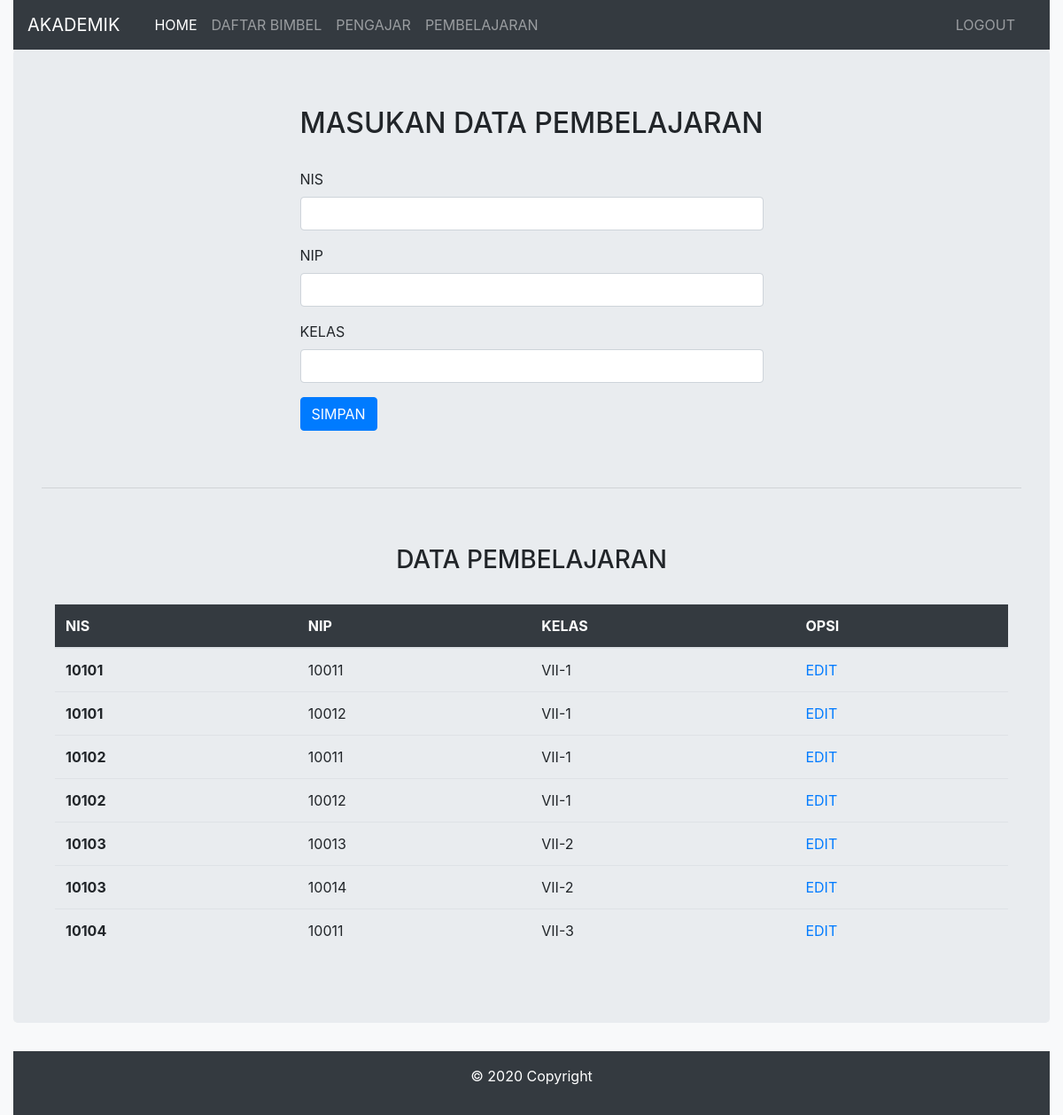
The app's page /admin/form-pembelajaran.php with its own data.
### tables this page shows
CREATE TABLE `pembelajaran` (
  `nis` char(5) NOT NULL,
  `nip` char(5) NOT NULL,
  `kelas` varchar(10) NOT NULL
);

### admin/form-pembelajaran.php (the view, shortened to what this page needs)
<!DOCTYPE html>
<html>
<head>
	<link rel="stylesheet" href="https://stackpath.bootstrapcdn.com/bootstrap/4.5.0/css/bootstrap.min.css">
</head>
<body>
	<div class="container-fluid bg-light">
		<nav class="navbar navbar-expand-lg navbar-dark bg-dark">
			<a class="navbar-brand" href="#">AKADEMIK</a>
			<div class="container">
				<div class="collapse navbar-collapse" id="navbarSupportedContent">
				    <ul class="navbar-nav mr-auto">
				        <li class="nav-item active">
				      		<a class="nav-link" href="index.php">HOME <span class="sr-only">(current)</span></a>
				        </li>
				        <li class="nav-item">
				    	    <a class="nav-link" href="form-daftar.php">DAFTAR BIMBEL</a>
					    </li>
					    <li class="nav-item">
					    	<a class="nav-link" href="form-pengajar.php">PENGAJAR</a>
					    </li>
					    <li class="nav-item">
					    	<a class="nav-link" href="form-pembelajaran.php">PEMBELAJARAN</a>
					    </li>
				    </ul>
				    <ul class="navbar-nav mr-right">
				    	<li class="nav-item">
				    		<a href="logout.php" class="nav-link">LOGOUT</a>
				    	</li>
				    </ul>
				</div>
		  </div>
		</nav>
		<div class="jumbotron">
		<div class="container col-md-6">
			<form method="post" action="cek-pembelajaran.php">
				<h2 class="text-uppercase text-center">MASUKAN DATA PEMBELAJARAN</h2><br/>
		        <div class="form-group">
			 	    <label for="nis">NIS</label>
				    <input type="text" name="nis" class="form-control" id="nis">
				</div>
				<div class="form-group">
				    <label for="nip">NIP</label>
				    <input type="text" class="form-control" id="nip" name="nip">
				</div>
				<div class="form-group">
				    <label for="kelas">KELAS</label>
				    <input type="textarea" class="form-control" id="kelas" name="kelas">
				</div>
				<input type="submit" name="submit" class="btn btn-primary" value="SIMPAN">
			</form>
		</div>
		<br/><br/><hr><br/><br/>
		<h3 class="text-uppercase text-center">DATA PEMBELAJARAN</h3><br/>
		<div class="container">
		<table class="table">
			<thead class="bg-dark text-white">
				<tr>
					<th scope="col">NIS</th>
					<th scope="col">NIP</th>
					<th scope="col">KELAS</th>
					<th scope="col">OPSI</th>
				</tr>
			</thead>
			<tbody>
				<?php
					include '../config.php';
					$data = mysqli_query($conn, "select * from pembelajaran ");
					while ($d = mysqli_fetch_array($data)) {
						?>
						<tr>
							<th scope="row"><?php echo $d['nis']; ?></th>
							<td><?php echo $d['nip']; ?></td>
							<td><?php echo $d['kelas']; ?></td>
							<td>
								<a href="form-edit-pembelajaran.php?nis=<?php echo $d['nis']; ?>">EDIT</a>
							</td>
						</tr>
						<?php
					}
				?>
			</tbody>
		</table>
	</div>
	</div>
	<div class="footer-copyright text-center py-3 bg-dark text-white">
		<p>© 2020 Copyright</p>
	</div>
</body>
</html>

### records on screen
pembelajaran: nis "10101", nip "10011", kelas "VII-1"
pembelajaran: nis "10101", nip "10012", kelas "VII-1"
pembelajaran: nis "10102", nip "10011", kelas "VII-1"
pembelajaran: nis "10102", nip "10012", kelas "VII-1"
pembelajaran: nis "10103", nip "10013", kelas "VII-2"
pembelajaran: nis "10103", nip "10014", kelas "VII-2"
pembelajaran: nis "10104", nip "10011", kelas "VII-3"
